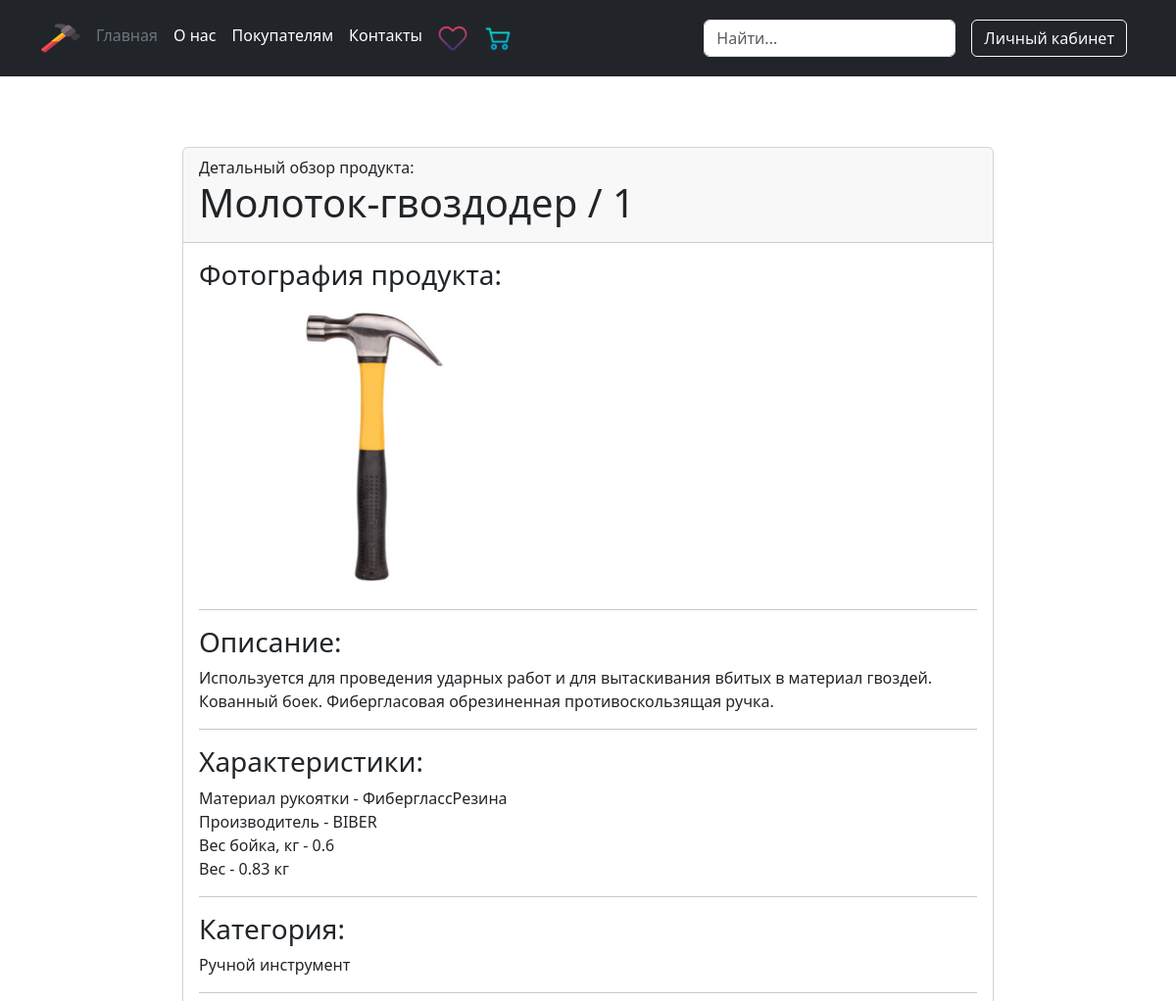
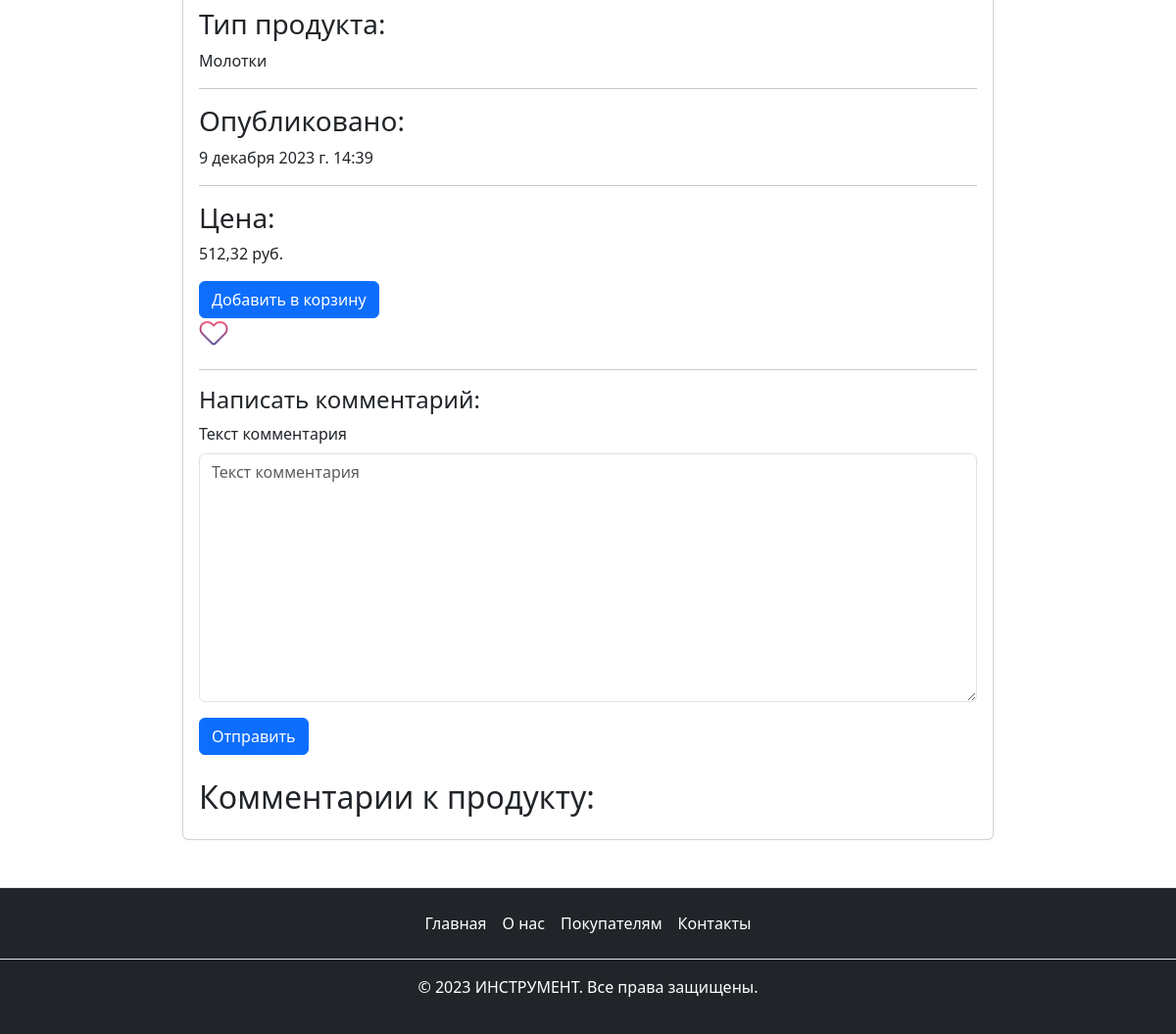
/products/hand_instrument/hammers/product/1/ (signed in), run on the app's committed database (2 pictures, top to bottom).
### main/models.py (models this page shows, shortened)
class Published(models.Model):
    is_published = models.BooleanField(
        default=True,
        verbose_name='Опубликовано',
        help_text='Снимите галочку, чтобы скрыть публикацию.'
    )
    created_at = models.DateTimeField(
        verbose_name='Добавлено',
        auto_now_add=True
    )
    class Meta:
        abstract = True

class Product(Published):
    title = models.CharField(
        max_length=40,
        verbose_name='Название инструмента'
    )
    description = models.TextField(
        verbose_name='Описание инструмента'
    )
    parameters = models.TextField(
        verbose_name='Параметры инструмента'
    )
    category = models.ForeignKey(
        Category,
        on_delete=models.CASCADE,
        verbose_name='Категория',
        related_name='products_category'
    )
    product_type = models.ForeignKey(
        ProductType,
        on_delete=models.CASCADE,
        verbose_name='Тип продукта',
        related_name='products_type'
    )
    image = models.ImageField(
        upload_to='product/',
        null=True,
        blank=True,
        verbose_name='Фото инструмента'
    )
    pub_date = models.DateTimeField(
        verbose_name='Дата и время публикации',
        help_text='Если установить дату и время в будущем'
                  ' — можно делать отложенные публикации.'
    )
    price = models.FloatField(
        verbose_name='Цена',
        validators=[MinValueValidator(0)],
        help_text='Цена не может быть ниже нуля.',
        default=1
    )
    class Meta:
        verbose_name = 'инструмент'
        verbose_name_plural = 'Инструменты'
        ordering = ('pub_date',)

class Category(Published):
    title = models.CharField(
        max_length=40,
        verbose_name='Название категории'
    )
    slug = models.SlugField(
        unique=True,
        verbose_name='Идентификатор',
        help_text='Идентификатор страницы для URL;'
                  ' разрешены символы латиницы, цифры,'
                  ' дефис и подчёркивание.'
    )
    image = models.ImageField(
        upload_to='category/',
        null=True,
        blank=True,
        verbose_name='Фото категории'
    )
    class Meta:
        verbose_name = 'категория'
        verbose_name_plural = 'Категории'
    def __str__(self):
        return self.title

class ProductType(Published):
    title = models.CharField(
        max_length=40,
        verbose_name='Название типа продукта'
    )
    slug = models.SlugField(
        unique=True,
        verbose_name='Идентификатор',
        help_text='Идентификатор страницы для URL;'
                  ' разрешены символы латиницы, цифры,'
                  ' дефис и подчёркивание.'
    )
    category = models.ForeignKey(
        Category,
        on_delete=models.CASCADE,
        verbose_name='Категория',
        related_name='types'
    )
    class Meta:
        verbose_name = 'тип продукта'
        verbose_name_plural = 'Типы продуктов'
    def __str__(self):
        return self.title

### main/views.py (the view)
class ProductDetailView(DetailView):
    model = Product
    template_name = 'main/product/detail_product.html'
    pk_url_kwarg = 'product_id'
    context_object_name = 'product'
    def get_context_data(self, **kwargs):
        context = super().get_context_data(**kwargs)
        context['comments'] = Comment.objects.filter(
            product_id=self.kwargs['product_id']
        )
        context['form'] = CommentForm()
        return context

### main/forms.py
class CommentForm(forms.ModelForm):
    class Meta:
        model = Comment
        fields = ('text',)

### templates/main/product/detail_product.html (shortened to what this page needs)
{% extends "base.html" %}
{% load static %}
{% load django_bootstrap5 %}
{% block content %}
  <div class="d-flex justify-content-center m-5">
    <div class="card col-9 m-4">
      <div class="card-header">
        Детальный обзор продукта: <h1>{{ product.title }} / {{ product.pk }}</h1>
      </div>
      <div class="card-body">
        <h3>Фотография продукта:</h3>
        {% if product.image %}
          <img src="{{ product.image.url }}" alt="{{ product.title }}" width="350" height="300">
        {% else %}
          <img class="card-img-top" src="{% static 'images/no_img.png' %}" alt="{{ product.title }}" width="120" height="200">
        {% endif %}
        <hr>
        <h3>Описание:</h3>
        <p>{{ product.description|linebreaksbr }}</p>
        <hr>
        <h3>Характеристики:</h3>
        <p>{{ product.parameters|linebreaksbr }}</p>
        <hr>
        <h3>Категория:</h3>
        <p>{{ product.category }}</p>
        <hr>
        <h3>Тип продукта:</h3>
        <p>{{ product.product_type }}</p>
        <hr>
        <h3>Опубликовано:</h3>
        <p>{{ product.pub_date }}</p>
        <hr>
        <h3>Цена:</h3>
        <p>{{ product.price }} руб.</p>
        <div class="row">
          <form method="post"
                enctype="multiparty/form-data"
                action="{% url 'main:cart_add_product' product.pk %}">
            {% bootstrap_button button_type="submit" content="Добавить в корзину" %}
          </form>
          <form method="post"
                enctype="multiparty/form-data"
                action="{% url 'main:favorite_add_product' product.pk %}">
            <input type="image"
                   src="{% static 'images/add_favorites.png' %}"
                   width="30" height="30" alt="Добавить в избранное">
          </form>
        </div>
        <hr>
        {% include "includes/create_comment.html" %}
      </div>
    </div>
  </div>
{% endblock %}

### static_dev/css/main.css (style rules this page uses)
html { position: relative; min-height: 100%; }

### data on the page
Product: title "Молоток-гвоздодер", pk "1", image (picture), description "Используется для проведения ударных работ и для вытаскивания вбитых в материал гвоздей. Кованный боек. Фибергласовая обрезиненная противоскользящая ручка.", parameters "Материал рукоятки - ФиберглассРезина Производитель - BIBER Вес бойка, кг - 0.6 Вес - 0.83 кг", category "Ручной инструмент", product_type "Молотки", pub_date "9 декабря 2023 г. 14:39", price "512,32"
